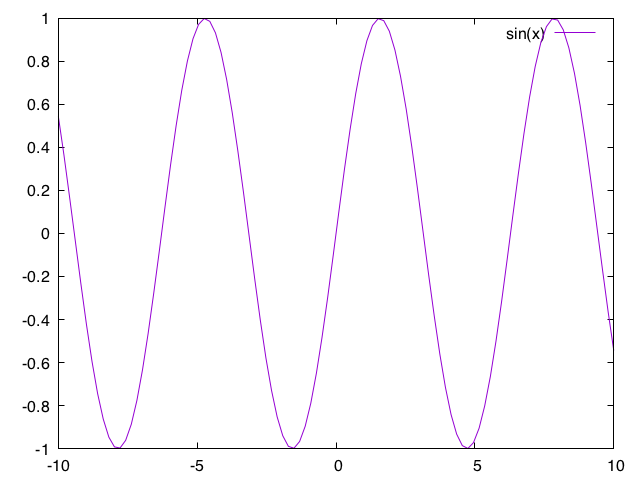

Source code (gnuplot):
png_filename = "fx_sin_x.png"
load "lib_common.plt"
plot sin(x)
